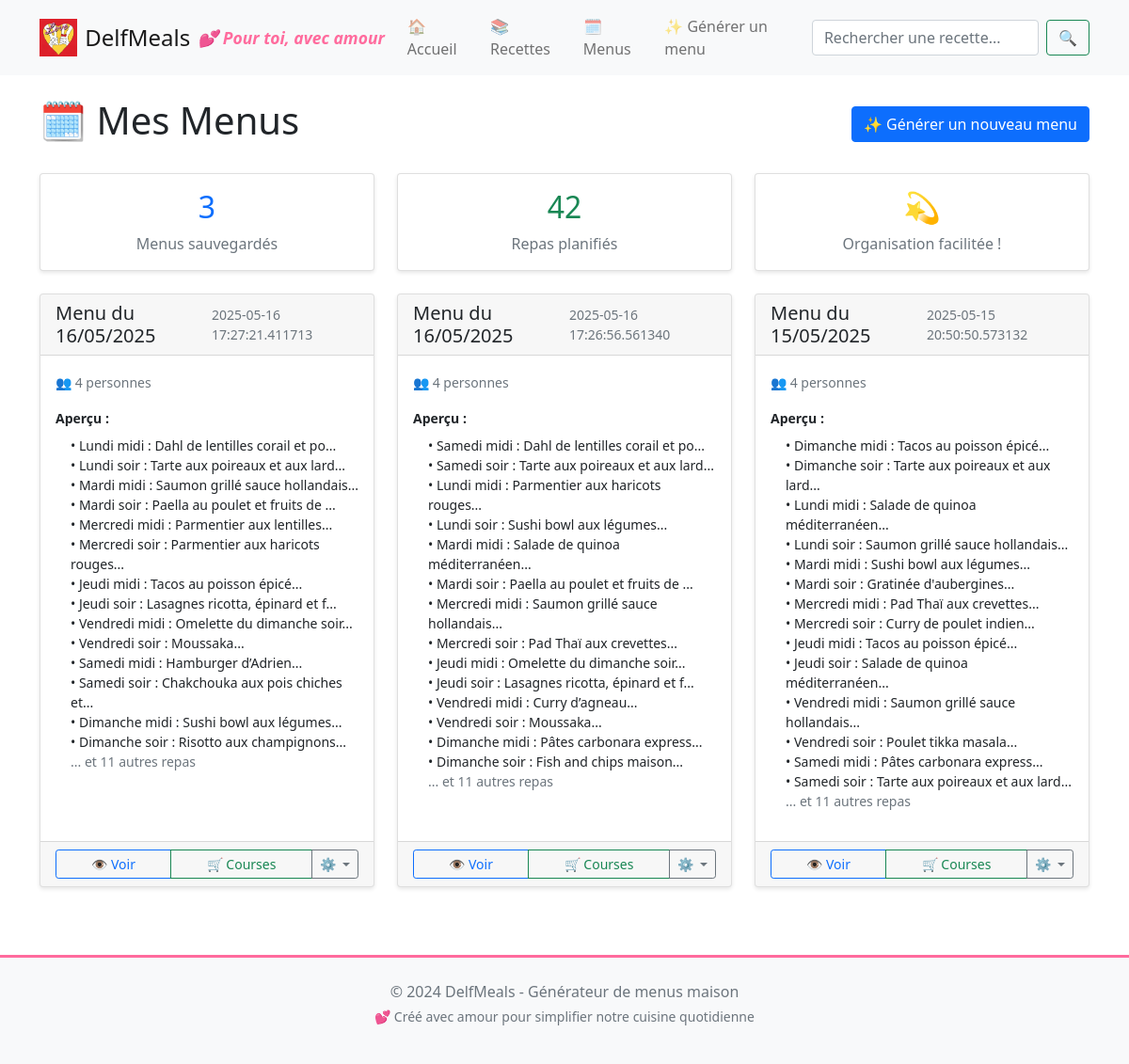
The page /menus/ on the database its author committed.
### models/database.py (models this page shows, shortened)
class Menu(db.Model):
    __tablename__ = 'menus'
    id = db.Column(Integer, primary_key=True)
    nom = db.Column(String(200), nullable=False)
    menu_data = db.Column(Text, nullable=False)  # JSON stringifié
    nb_personnes = db.Column(Integer, default=4)
    notes = db.Column(Text)
    date_creation = db.Column(DateTime, default=datetime.utcnow)
    def to_dict(self):
        try:
            menu_data = json.loads(self.menu_data)
            menu_enrichi = {}
            for jour, repas in menu_data.items():
                menu_enrichi[jour] = {}
                for moment, recette_info in repas.items():
                    if recette_info and isinstance(recette_info, dict):
                        if 'id' in recette_info:
                            recette_complete = Recette.query.get(recette_info['id'])
                            if recette_complete:
                                recette_dict = recette_complete.to_dict()
                                recette_dict['id'] = recette_complete.id
                                menu_enrichi[jour][moment] = recette_dict
                            else:
                                menu_enrichi[jour][moment] = recette_info
                        else:
                            menu_enrichi[jour][moment] = recette_info
                    else:
                        menu_enrichi[jour][moment] = None
            return menu_enrichi
        except (json.JSONDecodeError, Exception) as e:
            print(f"Erreur lors du décodage du menu {self.id}: {e}")
            try:
                return json.loads(self.menu_data)
            except:
                return {}

class Recette(db.Model):
    __tablename__ = 'recettes'
    id = db.Column(Integer, primary_key=True)
    nom = db.Column(String(200), nullable=False)
    type_plat = db.Column(String(50), nullable=False)
    origine = db.Column(String(100))
    categorie = db.Column(String(50), nullable=False)
    nb_personnes = db.Column(Integer, default=4)
    temps_preparation = db.Column(Integer, nullable=False)
    difficulte = db.Column(String(50), nullable=False)
    saisons = db.Column(Text)  # JSON stringifié
    preparation = db.Column(Text)  # JSON stringifié
    ingredients = db.Column(Text)  # JSON stringifié
    note = db.Column(Text)
    date_creation = db.Column(DateTime, default=datetime.utcnow)
    date_modification = db.Column(DateTime, default=datetime.utcnow, onupdate=datetime.utcnow)
    def to_dict(self):
        try:
            return {
                'Recette': self.nom,
                'Type de plat': self.type_plat,
                'Origine': self.origine,
                'Catégorie': self.categorie,
                'Nombre de personnes': self.nb_personnes,
                'Temps de préparation': self.temps_preparation,
                'Difficulté': self.difficulte,
                'Saison': json.loads(self.saisons) if self.saisons else [],
                'Préparation': json.loads(self.preparation) if self.preparation else [],
                'Ingrédients': json.loads(self.ingredients) if self.ingredients else [],
                'Note': self.note or ''
            }
        except (json.JSONDecodeError, Exception) as e:
            return {
                'Recette': self.nom,
                'Type de plat': self.type_plat,
                'Origine': self.origine,
                'Catégorie': self.categorie,
                'Nombre de personnes': self.nb_personnes,
                'Temps de préparation': self.temps_preparation,
                'Difficulté': self.difficulte,
                'Saison': [],
                'Préparation': [],
                'Ingrédients': [],
                'Note': self.note or ''
            }

### routes/menus.py (the view)
@menus.route('/')
def list_menus():
    page = request.args.get('page', 1, type=int)
    with DatabaseManager() as db:
        menus_data = db.get_all_menus(limit=20)
    return render_template('menus/list.html', menus=menus_data)

### core/database_manager.py (called while the page is built)
    def __enter__(self):
        return self

    def __exit__(self, exc_type, exc_val, exc_tb):
        pass

    def get_all_menus(self, limit=None, as_dict=True):
        query = Menu.query.order_by(Menu.date_creation.desc())
        if limit:
            query = query.limit(limit)
        menus = query.all()
        if as_dict:
            return menus
        else:
            return menus

### routes/main.py (called while the page is built)
@main.app_template_filter('pluralize')
def pluralize_filter(count, singular, plural):
    return singular if count == 1 else plural

### templates/menus/list.html (shortened to what this page needs)
{% extends "base.html" %}
{% block content %}
<div class="d-flex justify-content-between align-items-center mb-4">
    <h1>🗓️ Mes Menus</h1>
    <a href="{{ url_for('menus.generate_menu') }}" class="btn btn-primary">
        ✨ Générer un nouveau menu
    </a>
</div>
<div class="row mb-4">
    <div class="col-md-4">
        <div class="card text-center">
            <div class="card-body">
                <h2 class="text-primary">{{ menus|length }}</h2>
                <p class="text-muted mb-0">Menu{{ menus|length|pluralize('', 's') }} sauvegardé{{ menus|length|pluralize('', 's') }}</p>
            </div>
        </div>
    </div>
    <div class="col-md-4">
        <div class="card text-center">
            <div class="card-body">
                <h2 class="text-success">{{ (menus|length * 14) if menus else 0 }}</h2>
                <p class="text-muted mb-0">Repas planifiés</p>
            </div>
        </div>
    </div>
    <div class="col-md-4">
        <div class="card text-center">
            <div class="card-body">
                <h2 class="text-warning">💫</h2>
                <p class="text-muted mb-0">Organisation facilitée !</p>
            </div>
        </div>
    </div>
</div>
{% if menus %}
<div class="row">
    {% for menu in menus %}
    <div class="col-lg-6 col-xl-4 mb-4">
        <div class="card h-100">
            <div class="card-header d-flex justify-content-between align-items-center">
                <h5 class="mb-0">{{ menu.nom }}</h5>
                <small class="text-muted">{{ menu.date_creation }}</small>
            </div>
            <div class="card-body">
                <div class="mb-3">
                    <small class="text-muted">
                        👥 {{ menu.nb_personnes }} personne{{ menu.nb_personnes|pluralize('', 's') }}
                    </small>
                </div>
                {% set sample_menu = menu.to_dict() if menu.to_dict else {} %}
                {% if sample_menu %}
                <div class="small">
                    <strong>Aperçu :</strong>
                    <ul class="list-unstyled mt-2 ms-3">
                        {% set shown = 0 %}
                        {% for jour, repas in sample_menu.items() %}
                            {% if shown < 3 %}
                                {% if repas.midi %}
                                <li>• {{ jour }} midi : {{ repas.midi['Recette'][:30] }}...</li>
                                {% set shown = shown + 1 %}
                                {% endif %}
                                {% if repas.soir and shown < 3 %}
                                <li>• {{ jour }} soir : {{ repas.soir['Recette'][:30] }}...</li>
                                {% set shown = shown + 1 %}
                                {% endif %}
                            {% endif %}
                        {% endfor %}
                        {% if sample_menu|length > 3 %}
                        <li class="text-muted">... et {{ (sample_menu|length * 2) - 3 }} autres repas</li>
                        {% endif %}
                    </ul>
                </div>
                {% endif %}
            </div>
            <div class="card-footer">
                <div class="btn-group w-100" role="group">
                    <a href="{{ url_for('menus.detail_menu', menu_id=menu.id) }}"
                       class="btn btn-outline-primary btn-sm">
                        👁️ Voir
                    </a>
                    <a href="{{ url_for('menus.liste_courses', menu_id=menu.id) }}"
                       class="btn btn-outline-success btn-sm">
                        🛒 Courses
                    </a>
                    <div class="btn-group" role="group">
                        <button type="button" class="btn btn-outline-secondary btn-sm dropdown-toggle"
                                data-bs-toggle="dropdown" aria-expanded="false">
                            ⚙️
                        </button>
                    </div>
                </div>
            </div>
        </div>
    </div>
    {% endfor %}
</div>
{% endif %}
{% endblock %}

### static/css/style.css (style rules this page uses)
:root { --primary-color: #0d6efd; --secondary-color: #6c757d; --success-color: #198754; --warning-color: #ffc107; --danger-color: #dc3545; --light-color: #f8f9fa; --dark-color: #212529; --accent-color: #ff6b9d; --warm-color: #ffeaa7; }
body { font-family: 'Arial', sans-serif; background-color: #fefefe; }
.card { border: none; box-shadow: 0 2px 4px rgba(0,0,0,0.1); transition: transform 0.2s ease-in-out; }
.btn-primary { background-color: var(--primary-color); border-color: var(--primary-color); }
.btn-outline-primary { color: var(--primary-color); border-color: var(--primary-color); }
.card-header { background-color: var(--light-color); border-bottom: 2px solid var(--accent-color); }
.card { animation: fadeInUp 0.6s ease-out; }

### rows shown on the page
Menu: nom "Menu du 16/05/2025", date_creation "2025-05-16 17:27:21.411713", nb_personnes "4", sample_menu "Lundi" "Mardi" "Mercredi" "Jeudi" "Vendredi" "Samedi" "Dimanche", sample_menu "Lundi" "Mardi" "Mercredi" "Jeudi" "Vendredi" "Samedi" "Dimanche", value "11"
Recette: nom "Dahl de lentilles corail et po" "Dahl de lentilles corail et po"
Recette: nom "Tarte aux poireaux et aux lard" "Tarte aux poireaux et aux lard" "Tarte aux poireaux et aux lard" "Tarte aux poireaux et aux lard"
Recette: nom "Saumon grillé sauce hollandais" "Saumon grillé sauce hollandais" "Saumon grillé sauce hollandais", nom "Saumon grillé sauce hollandais"
Recette: nom "Paella au poulet et fruits de" "Paella au poulet et fruits de"
Recette: nom "Parmentier aux lentilles"
Recette: nom "Parmentier aux haricots rouges", nom "Parmentier aux haricots rouges"
Recette: nom "Tacos au poisson épicé" "Tacos au poisson épicé" "Tacos au poisson épicé"
Recette: nom "Lasagnes ricotta, épinard et f" "Lasagnes ricotta, épinard et f"
Recette: nom "Omelette du dimanche soir" "Omelette du dimanche soir"
Recette: nom "Moussaka" "Moussaka"
Recette: nom "Hamburger d’Adrien"
Recette: nom "Chakchouka aux pois chiches et"
Recette: nom "Sushi bowl aux légumes" "Sushi bowl aux légumes", nom "Sushi bowl aux légumes"
Recette: nom "Risotto aux champignons"
Menu: nom "Menu du 16/05/2025", date_creation "2025-05-16 17:26:56.561340", nb_personnes "4", sample_menu "Samedi" "Lundi" "Mardi" "Mercredi" "Jeudi" "Vendredi" "Dimanche", sample_menu "Samedi" "Lundi" "Mardi" "Mercredi" "Jeudi" "Vendredi" "Dimanche", value "11"
Recette: nom "Salade de quinoa méditerranéen" "Salade de quinoa méditerranéen", nom "Salade de quinoa méditerranéen"
Recette: nom "Pad Thaï aux crevettes", nom "Pad Thaï aux crevettes"
Recette: nom "Curry d’agneau"
Recette: nom "Pâtes carbonara express" "Pâtes carbonara express"
Recette: nom "Fish and chips maison"
Menu: nom "Menu du 15/05/2025", date_creation "2025-05-15 20:50:50.573132", nb_personnes "4", sample_menu "Dimanche" "Lundi" "Mardi" "Mercredi" "Jeudi" "Vendredi" "Samedi", sample_menu "Dimanche" "Lundi" "Mardi" "Mercredi" "Jeudi" "Vendredi" "Samedi", value "11"
Recette: nom "Gratinée d'aubergines"
Recette: nom "Curry de poulet indien"
Recette: nom "Poulet tikka masala"

### other values the page prints
{{ menus|length }} "3"
{{ (menus|length * 14) if menus else 0 }} "42"
